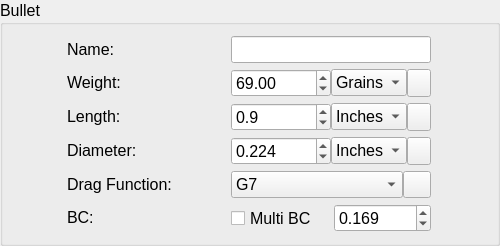
        <widget class="QGroupBox" name="bulletGroupBox">
         <property name="sizePolicy">
          <sizepolicy hsizetype="Expanding" vsizetype="Fixed">
           <horstretch>0</horstretch>
           <verstretch>0</verstretch>
          </sizepolicy>
         </property>
         <property name="minimumSize">
          <size>
           <width>500</width>
           <height>217</height>
          </size>
         </property>
         <property name="font">
          <font>
           <pointsize>12</pointsize>
          </font>
         </property>
         <property name="styleSheet">
          <string notr="true"/>
         </property>
         <property name="title">
          <string>Bullet</string>
         </property>
         <layout class="QGridLayout" name="gridLayout_4">
          <item row="0" column="0">
           <widget class="QLabel" name="label_73">
            <property name="maximumSize">
             <size>
              <width>105</width>
              <height>21</height>
             </size>
            </property>
            <property name="font">
             <font>
              <pointsize>12</pointsize>
             </font>
            </property>
            <property name="text">
             <string>Name:</string>
            </property>
           </widget>
          </item>
          <item row="0" column="1">
           <widget class="QLineEdit" name="bulletName">
            <property name="sizePolicy">
             <sizepolicy hsizetype="Fixed" vsizetype="Fixed">
              <horstretch>0</horstretch>
              <verstretch>0</verstretch>
             </sizepolicy>
            </property>
            <property name="minimumSize">
             <size>
              <width>200</width>
              <height>0</height>
             </size>
            </property>
            <property name="maximumSize">
             <size>
              <width>170</width>
              <height>16777215</height>
             </size>
            </property>
            <property name="font">
             <font>
              <pointsize>12</pointsize>
             </font>
            </property>
            <property name="styleSheet">
             <string notr="true"/>
            </property>
            <property name="text">
             <string/>
            </property>
            <property name="maxLength">
             <number>20</number>
            </property>
            <property name="frame">
             <bool>true</bool>
            </property>
           </widget>
          </item>
          <item row="1" column="0">
           <widget class="QLabel" name="label_74">
            <property name="maximumSize">
             <size>
              <width>105</width>
              <height>25</height>
             </size>
            </property>
            <property name="font">
             <font>
              <pointsize>12</pointsize>
             </font>
            </property>
            <property name="text">
             <string>Weight:</string>
            </property>
           </widget>
          </item>
          <item row="1" column="1">
           <widget class="QWidget" name="horizontalWidget_17" native="true">
            <property name="minimumSize">
             <size>
              <width>0</width>
              <height>0</height>
             </size>
            </property>
            <property name="maximumSize">
             <size>
              <width>200</width>
              <height>16777215</height>
             </size>
            </property>
            <layout class="QHBoxLayout" name="horizontalLayout_51">
             <property name="spacing">
              <number>0</number>
             </property>
             <property name="leftMargin">
              <number>0</number>
             </property>
             <property name="topMargin">
              <number>0</number>
             </property>
             <property name="rightMargin">
              <number>0</number>
             </property>
             <property name="bottomMargin">
              <number>0</number>
             </property>
             <item>
              <widget class="QDoubleSpinBox" name="weight">
               <property name="minimumSize">
                <size>
                 <width>100</width>
                 <height>0</height>
                </size>
               </property>
               <property name="maximumSize">
                <size>
                 <width>100</width>
                 <height>16777215</height>
                </size>
               </property>
               <property name="font">
                <font>
                 <pointsize>12</pointsize>
                </font>
               </property>
               <property name="decimals">
                <number>2</number>
               </property>
               <property name="maximum">
                <double>1000.000000000000000</double>
               </property>
               <property name="singleStep">
                <double>0.010000000000000</double>
               </property>
               <property name="value">
                <double>69.000000000000000</double>
               </property>
              </widget>
             </item>
             <item>
              <widget class="QComboBox" name="weightQuantity">
               <property name="sizePolicy">
                <sizepolicy hsizetype="Fixed" vsizetype="Fixed">
                 <horstretch>0</horstretch>
                 <verstretch>0</verstretch>
                </sizepolicy>
               </property>
               <property name="minimumSize">
                <size>
                 <width>30</width>
                 <height>0</height>
                </size>
               </property>
               <property name="font">
                <font>
                 <pointsize>12</pointsize>
                </font>
               </property>
               <property name="styleSheet">
                <string notr="true"/>
               </property>
               <item>
                <property name="text">
                 <string>Grains</string>
                </property>
               </item>
               <item>
                <property name="text">
                 <string>Grams</string>
                </property>
               </item>
              </widget>
             </item>
             <item>
              <widget class="QToolButton" name="weightSwitch">
               <property name="sizePolicy">
                <sizepolicy hsizetype="Expanding" vsizetype="Expanding">
                 <horstretch>0</horstretch>
                 <verstretch>0</verstretch>
                </sizepolicy>
               </property>
               <property name="font">
                <font>
                 <pointsize>8</pointsize>
                 <weight>75</weight>
                 <italic>false</italic>
                 <bold>true</bold>
                 <underline>false</underline>
                </font>
               </property>
               <property name="toolTip">
                <string>&lt;font color=black&gt;Convert&lt;/font&gt;</string>
               </property>
               <property name="text">
                <string/>
               </property>
               <property name="icon">
                <iconset>
                 <normaloff>../.rsrc/res/drawable/secondarybtn21a.png</normaloff>
                 <disabledoff>../.rsrc/res/drawable/secondarybtn21b.png</disabledoff>../.rsrc/res/drawable/secondarybtn21a.png</iconset>
               </property>
               <property name="iconSize">
                <size>
                 <width>16</width>
                 <height>16</height>
                </size>
               </property>
              </widget>
             </item>
            </layout>
           </widget>
          </item>
          <item row="2" column="0">
           <widget class="QLabel" name="label_75">
            <property name="maximumSize">
             <size>
              <width>105</width>
              <height>25</height>
             </size>
            </property>
            <property name="font">
             <font>
              <pointsize>12</pointsize>
             </font>
            </property>
            <property name="text">
             <string>Length:</string>
            </property>
           </widget>
          </item>
          <item row="2" column="1">
           <widget class="QWidget" name="horizontalWidget_18" native="true">
            <property name="minimumSize">
             <size>
              <width>0</width>
              <height>0</height>
             </size>
            </property>
            <property name="maximumSize">
             <size>
              <width>200</width>
              <height>16777215</height>
             </size>
            </property>
            <layout class="QHBoxLayout" name="horizontalLayout_52">
             <property name="spacing">
              <number>0</number>
             </property>
             <property name="leftMargin">
              <number>0</number>
             </property>
             <property name="topMargin">
              <number>0</number>
             </property>
             <property name="rightMargin">
              <number>0</number>
             </property>
             <property name="bottomMargin">
              <number>0</number>
             </property>
             <item>
              <widget class="QDoubleSpinBox" name="length">
               <property name="minimumSize">
                <size>
                 <width>100</width>
                 <height>0</height>
                </size>
               </property>
               <property name="maximumSize">
                <size>
                 <width>100</width>
                 <height>16777215</height>
                </size>
               </property>
               <property name="font">
                <font>
                 <pointsize>12</pointsize>
                </font>
               </property>
               <property name="decimals">
                <number>1</number>
               </property>
               <property name="singleStep">
                <double>0.100000000000000</double>
               </property>
               <property name="value">
                <double>0.900000000000000</double>
               </property>
              </widget>
             </item>
             <item>
              <widget class="QComboBox" name="lengthQuantity">
               <property name="sizePolicy">
                <sizepolicy hsizetype="Fixed" vsizetype="Fixed">
                 <horstretch>0</horstretch>
                 <verstretch>0</verstretch>
                </sizepolicy>
               </property>
               <property name="font">
                <font>
                 <pointsize>12</pointsize>
                </font>
               </property>
               <property name="styleSheet">
                <string notr="true"/>
               </property>
               <item>
                <property name="text">
                 <string>Inches</string>
                </property>
               </item>
               <item>
                <property name="text">
                 <string>mm</string>
                </property>
               </item>
              </widget>
             </item>
             <item>
              <widget class="QToolButton" name="lengthSwitch">
               <property name="sizePolicy">
                <sizepolicy hsizetype="Expanding" vsizetype="Expanding">
                 <horstretch>0</horstretch>
                 <verstretch>0</verstretch>
                </sizepolicy>
               </property>
               <property name="font">
                <font>
                 <pointsize>8</pointsize>
                 <weight>75</weight>
                 <italic>false</italic>
                 <bold>true</bold>
                 <underline>false</underline>
                </font>
               </property>
               <property name="toolTip">
                <string>&lt;font color=black&gt;Convert&lt;/font&gt;</string>
               </property>
               <property name="text">
                <string/>
               </property>
               <property name="icon">
                <iconset>
                 <normaloff>../.rsrc/res/drawable/secondarybtn21a.png</normaloff>
                 <disabledoff>../.rsrc/res/drawable/secondarybtn21b.png</disabledoff>../.rsrc/res/drawable/secondarybtn21a.png</iconset>
               </property>
               <property name="iconSize">
                <size>
                 <width>16</width>
                 <height>16</height>
                </size>
               </property>
              </widget>
             </item>
            </layout>
           </widget>
          </item>
          <item row="3" column="0">
           <widget class="QLabel" name="label_76">
            <property name="maximumSize">
             <size>
              <width>105</width>
              <height>25</height>
             </size>
            </property>
            <property name="font">
             <font>
              <pointsize>12</pointsize>
             </font>
            </property>
            <property name="text">
             <string>Diameter:</string>
            </property>
           </widget>
          </item>
          <item row="3" column="1">
           <widget class="QWidget" name="horizontalWidget_19" native="true">
            <property name="minimumSize">
             <size>
              <width>0</width>
              <height>0</height>
             </size>
            </property>
            <property name="maximumSize">
             <size>
              <width>200</width>
              <height>16777215</height>
             </size>
            </property>
            <layout class="QHBoxLayout" name="horizontalLayout_53">
             <property name="spacing">
              <number>0</number>
             </property>
             <property name="leftMargin">
              <number>0</number>
             </property>
             <property name="topMargin">
              <number>0</number>
             </property>
             <property name="rightMargin">
              <number>0</number>
             </property>
             <property name="bottomMargin">
              <number>0</number>
             </property>
             <item>
              <widget class="QDoubleSpinBox" name="diameter">
               <property name="minimumSize">
                <size>
                 <width>100</width>
                 <height>0</height>
                </size>
               </property>
               <property name="maximumSize">
                <size>
                 <width>100</width>
                 <height>16777215</height>
                </size>
               </property>
               <property name="font">
                <font>
                 <pointsize>12</pointsize>
                </font>
               </property>
               <property name="decimals">
                <number>3</number>
               </property>
               <property name="singleStep">
                <double>0.001000000000000</double>
               </property>
               <property name="value">
                <double>0.224000000000000</double>
               </property>
              </widget>
             </item>
             <item>
              <widget class="QComboBox" name="diameterQuantity">
               <property name="sizePolicy">
                <sizepolicy hsizetype="Fixed" vsizetype="Fixed">
                 <horstretch>0</horstretch>
                 <verstretch>0</verstretch>
                </sizepolicy>
               </property>
               <property name="font">
                <font>
                 <pointsize>12</pointsize>
                </font>
               </property>
               <property name="styleSheet">
                <string notr="true"/>
               </property>
               <item>
                <property name="text">
                 <string>Inches</string>
                </property>
               </item>
               <item>
                <property name="text">
                 <string>mm</string>
                </property>
               </item>
              </widget>
             </item>
             <item>
              <widget class="QToolButton" name="diameterSwitch">
               <property name="sizePolicy">
                <sizepolicy hsizetype="Expanding" vsizetype="Expanding">
                 <horstretch>0</horstretch>
                 <verstretch>0</verstretch>
                </sizepolicy>
               </property>
               <property name="font">
                <font>
                 <pointsize>8</pointsize>
                 <weight>75</weight>
                 <italic>false</italic>
                 <bold>true</bold>
                 <underline>false</underline>
                </font>
               </property>
               <property name="toolTip">
                <string>&lt;font color=black&gt;Convert&lt;/font&gt;</string>
               </property>
               <property name="text">
                <string/>
               </property>
               <property name="icon">
                <iconset>
                 <normaloff>../.rsrc/res/drawable/secondarybtn21a.png</normaloff>
                 <disabledoff>../.rsrc/res/drawable/secondarybtn21b.png</disabledoff>../.rsrc/res/drawable/secondarybtn21a.png</iconset>
               </property>
               <property name="iconSize">
                <size>
                 <width>16</width>
                 <height>16</height>
                </size>
               </property>
              </widget>
             </item>
            </layout>
           </widget>
          </item>
          <item row="4" column="0">
           <widget class="QLabel" name="label_77">
            <property name="maximumSize">
             <size>
              <width>105</width>
              <height>23</height>
             </size>
            </property>
            <property name="font">
             <font>
              <pointsize>12</pointsize>
             </font>
            </property>
            <property name="text">
             <string>Drag Function:</string>
            </property>
           </widget>
          </item>
          <item row="4" column="1">
           <widget class="QWidget" name="horizontalWidget_20" native="true">
            <property name="minimumSize">
             <size>
              <width>200</width>
              <height>0</height>
             </size>
            </property>
            <property name="maximumSize">
             <size>
              <width>200</width>
              <height>16777215</height>
             </size>
            </property>
            <layout class="QHBoxLayout" name="horizontalLayout_54">
             <property name="spacing">
              <number>0</number>
             </property>
             <property name="leftMargin">
              <number>0</number>
             </property>
             <property name="topMargin">
              <number>0</number>
             </property>
             <property name="rightMargin">
              <number>0</number>
             </property>
             <property name="bottomMargin">
              <number>0</number>
             </property>
             <item>
              <widget class="QComboBox" name="dragType">
               <property name="sizePolicy">
                <sizepolicy hsizetype="Fixed" vsizetype="Fixed">
                 <horstretch>0</horstretch>
                 <verstretch>0</verstretch>
                </sizepolicy>
               </property>
               <property name="minimumSize">
                <size>
                 <width>172</width>
                 <height>0</height>
                </size>
               </property>
               <property name="maximumSize">
                <size>
                 <width>16777215</width>
                 <height>16777215</height>
                </size>
               </property>
               <property name="font">
                <font>
                 <pointsize>12</pointsize>
                </font>
               </property>
               <property name="styleSheet">
                <string notr="true"/>
               </property>
               <property name="currentIndex">
                <number>1</number>
               </property>
               <item>
                <property name="text">
                 <string>G1</string>
                </property>
               </item>
               <item>
                <property name="text">
                 <string>G7</string>
                </property>
               </item>
               <item>
                <property name="text">
                 <string>Custom</string>
                </property>
               </item>
              </widget>
             </item>
             <item>
              <widget class="QToolButton" name="dragEditor">
               <property name="sizePolicy">
                <sizepolicy hsizetype="Expanding" vsizetype="Expanding">
                 <horstretch>0</horstretch>
                 <verstretch>0</verstretch>
                </sizepolicy>
               </property>
               <property name="minimumSize">
                <size>
                 <width>0</width>
                 <height>0</height>
                </size>
               </property>
               <property name="font">
                <font>
                 <pointsize>8</pointsize>
                </font>
               </property>
               <property name="toolTip">
                <string>&lt;font color=black&gt;Edit drag function&lt;/font&gt;</string>
               </property>
               <property name="text">
                <string/>
               </property>
               <property name="icon">
                <iconset resource="../.rsrc/res.qrc">
                 <normaloff>:/icons/res/drawable-hdpi-v4/settingsbtn_menu21a.png</normaloff>
                 <disabledoff>:/icons/res/drawable-hdpi-v4/settingsbtn_menu21b.png</disabledoff>:/icons/res/drawable-hdpi-v4/settingsbtn_menu21a.png</iconset>
               </property>
              </widget>
             </item>
            </layout>
           </widget>
          </item>
          <item row="5" column="0">
           <widget class="QLabel" name="label_78">
            <property name="maximumSize">
             <size>
              <width>105</width>
              <height>23</height>
             </size>
            </property>
            <property name="font">
             <font>
              <pointsize>12</pointsize>
             </font>
            </property>
            <property name="text">
             <string>BC:</string>
            </property>
           </widget>
          </item>
          <item row="5" column="1">
           <widget class="QWidget" name="bcWidget" native="true">
            <property name="maximumSize">
             <size>
              <width>200</width>
              <height>16777215</height>
             </size>
            </property>
            <layout class="QHBoxLayout" name="horizontalLayout">
             <property name="spacing">
              <number>6</number>
             </property>
             <property name="leftMargin">
              <number>0</number>
             </property>
             <property name="topMargin">
              <number>0</number>
             </property>
             <property name="rightMargin">
              <number>0</number>
             </property>
             <property name="bottomMargin">
              <number>0</number>
             </property>
             <item>
              <widget class="QCheckBox" name="multiBC">
               <property name="enabled">
                <bool>true</bool>
               </property>
               <property name="sizePolicy">
                <sizepolicy hsizetype="Minimum" vsizetype="Expanding">
                 <horstretch>0</horstretch>
                 <verstretch>0</verstretch>
                </sizepolicy>
               </property>
               <property name="minimumSize">
                <size>
                 <width>0</width>
                 <height>0</height>
                </size>
               </property>
               <property name="maximumSize">
                <size>
                 <width>16777215</width>
                 <height>16777215</height>
                </size>
               </property>
               <property name="toolTip">
                <string>&lt;font color=black&gt;Enable multi BC&lt;/font&gt;</string>
               </property>
               <property name="styleSheet">
                <string notr="true"/>
               </property>
               <property name="text">
                <string>Multi BC</string>
               </property>
               <property name="checked">
                <bool>false</bool>
               </property>
              </widget>
             </item>
             <item>
              <widget class="QDoubleSpinBox" name="bc">
               <property name="minimumSize">
                <size>
                 <width>0</width>
                 <height>0</height>
                </size>
               </property>
               <property name="maximumSize">
                <size>
                 <width>100</width>
                 <height>16777215</height>
                </size>
               </property>
               <property name="font">
                <font>
                 <pointsize>12</pointsize>
                </font>
               </property>
               <property name="decimals">
                <number>3</number>
               </property>
               <property name="maximum">
                <double>1.000000000000000</double>
               </property>
               <property name="singleStep">
                <double>0.001000000000000</double>
               </property>
               <property name="value">
                <double>0.169000000000000</double>
               </property>
              </widget>
             </item>
            </layout>
           </widget>
          </item>
         </layout>
        </widget>
